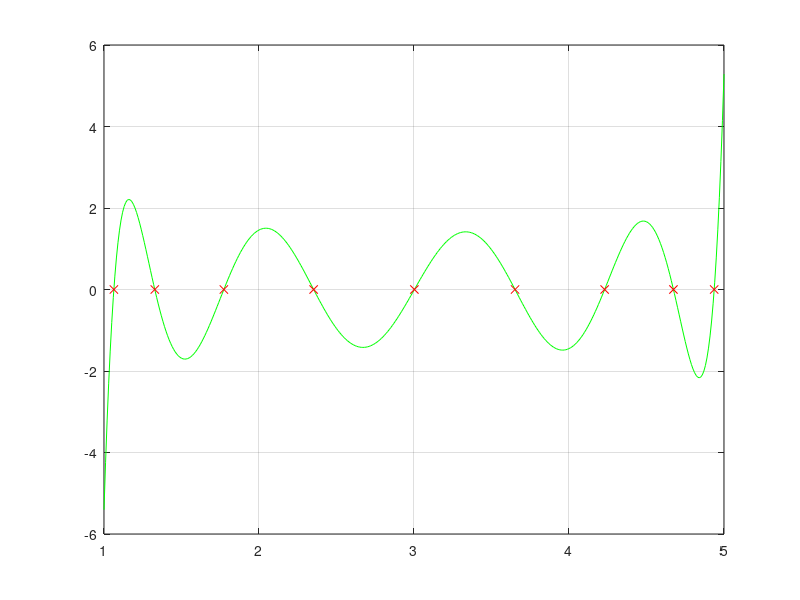

Reproduce this figure in MATLAB.
function Lab4_2()
  left = 1;
  right = 5;
  
  L = Gram_Shmidt(9, left, right);
  
  x_t = left: 0.01: right;
  y_t = polyval(L, x_t);
  
  plot(x_t, y_t, "-g");
  hold on;
  grid on;
  
  x_root = roots(L);
  y_root = polyval(L, x_root);
  plot(x_root, y_root, "xr");
  hold off;
  
  x_root
endfunction

function [ans] = Gram_Shmidt(N, left, right)
  for i = 1:(N + 1)
    e{i} = zeros(1, i);
    e{i}(1) = 1;
    for j = 1:(i - 1)
      bal = zeros(1, i - j + 1);
      bal(i - j + 1) = 1;
      e{i} = e{i} - scalar_product(e{j}, e{i}, left, right) / scalar_product(e{j}, e{j}, left, right) * conv(e{j}, bal);
    endfor
  endfor
  ans = e{N + 1};
endfunction

function [ans] = scalar_product(f_1, f_2, left, right)
  ans = integral(conv(f_1, f_2), left, right);
endfunction

function [ans] = integral(f, left, right)
  N = length(f);
  f = conv(f, [0, 1]);
  for i = 1:N
    f(i) = f(i + 1) / (N - (i - 1));
  endfor
  f(N + 1) = 0;
  ans = polyval(f, right) - polyval(f, left);
endfunction